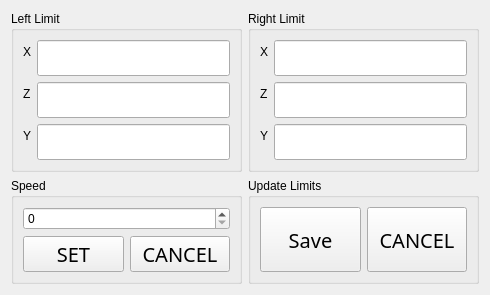
      <widget class="QWidget" name="tab">
       <attribute name="title">
        <string>TRAVERSE</string>
       </attribute>
       <layout class="QGridLayout" name="gridLayout_4">
        <item row="0" column="0">
         <widget class="QGroupBox" name="groupBox_3">
          <property name="autoFillBackground">
           <bool>false</bool>
          </property>
          <property name="title">
           <string>Left Limit</string>
          </property>
          <layout class="QFormLayout" name="formLayout_2">
           <property name="fieldGrowthPolicy">
            <enum>QFormLayout::AllNonFixedFieldsGrow</enum>
           </property>
           <item row="0" column="0">
            <widget class="QLabel" name="label_8">
             <property name="toolTip">
              <string>AKA Table Left and Right</string>
             </property>
             <property name="text">
              <string>X</string>
             </property>
            </widget>
           </item>
           <item row="0" column="1">
            <widget class="QLineEdit" name="target1_x_2">
             <property name="font">
              <font>
               <family>Sans</family>
               <pointsize>15</pointsize>
               <weight>50</weight>
               <italic>false</italic>
               <bold>false</bold>
              </font>
             </property>
             <property name="text">
              <string/>
             </property>
             <property name="echoMode">
              <enum>QLineEdit::Password</enum>
             </property>
            </widget>
           </item>
           <item row="1" column="0">
            <widget class="QLabel" name="label_10">
             <property name="toolTip">
              <string>AKA Table In and Out</string>
             </property>
             <property name="text">
              <string>Z</string>
             </property>
            </widget>
           </item>
           <item row="1" column="1">
            <widget class="QLineEdit" name="target1_z_2">
             <property name="sizePolicy">
              <sizepolicy hsizetype="Expanding" vsizetype="Fixed">
               <horstretch>0</horstretch>
               <verstretch>0</verstretch>
              </sizepolicy>
             </property>
             <property name="font">
              <font>
               <family>Sans</family>
               <pointsize>15</pointsize>
               <weight>50</weight>
               <italic>false</italic>
               <bold>false</bold>
              </font>
             </property>
             <property name="text">
              <string/>
             </property>
             <property name="echoMode">
              <enum>QLineEdit::Password</enum>
             </property>
            </widget>
           </item>
           <item row="2" column="0">
            <widget class="QLabel" name="label_11">
             <property name="toolTip">
              <string>AKA Spindle Up and Down</string>
             </property>
             <property name="text">
              <string>Y</string>
             </property>
            </widget>
           </item>
           <item row="2" column="1">
            <widget class="QLineEdit" name="target1_y_2">
             <property name="font">
              <font>
               <family>Sans</family>
               <pointsize>15</pointsize>
               <weight>50</weight>
               <italic>false</italic>
               <bold>false</bold>
              </font>
             </property>
             <property name="text">
              <string/>
             </property>
             <property name="echoMode">
              <enum>QLineEdit::Password</enum>
             </property>
            </widget>
           </item>
          </layout>
         </widget>
        </item>
        <item row="0" column="1">
         <widget class="QGroupBox" name="groupBox_4">
          <property name="autoFillBackground">
           <bool>false</bool>
          </property>
          <property name="title">
           <string>Right Limit</string>
          </property>
          <layout class="QFormLayout" name="formLayout_3">
           <item row="0" column="0">
            <widget class="QLabel" name="label_12">
             <property name="toolTip">
              <string>AKA Table Left and Right</string>
             </property>
             <property name="text">
              <string>X</string>
             </property>
            </widget>
           </item>
           <item row="0" column="1">
            <widget class="QLineEdit" name="target2_x">
             <property name="font">
              <font>
               <family>Sans</family>
               <pointsize>15</pointsize>
               <weight>50</weight>
               <italic>false</italic>
               <bold>false</bold>
              </font>
             </property>
             <property name="text">
              <string/>
             </property>
             <property name="echoMode">
              <enum>QLineEdit::Password</enum>
             </property>
            </widget>
           </item>
           <item row="1" column="0">
            <widget class="QLabel" name="label_13">
             <property name="toolTip">
              <string>AKA Table In and Out</string>
             </property>
             <property name="text">
              <string>Z</string>
             </property>
            </widget>
           </item>
           <item row="1" column="1">
            <widget class="QLineEdit" name="target2_z">
             <property name="sizePolicy">
              <sizepolicy hsizetype="Expanding" vsizetype="Fixed">
               <horstretch>0</horstretch>
               <verstretch>0</verstretch>
              </sizepolicy>
             </property>
             <property name="font">
              <font>
               <family>Sans</family>
               <pointsize>15</pointsize>
               <weight>50</weight>
               <italic>false</italic>
               <bold>false</bold>
              </font>
             </property>
             <property name="text">
              <string/>
             </property>
             <property name="echoMode">
              <enum>QLineEdit::Password</enum>
             </property>
            </widget>
           </item>
           <item row="2" column="0">
            <widget class="QLabel" name="label_14">
             <property name="toolTip">
              <string>AKA Spindle Up and Down</string>
             </property>
             <property name="text">
              <string>Y</string>
             </property>
            </widget>
           </item>
           <item row="2" column="1">
            <widget class="QLineEdit" name="target2_y">
             <property name="font">
              <font>
               <family>Sans</family>
               <pointsize>15</pointsize>
               <weight>50</weight>
               <italic>false</italic>
               <bold>false</bold>
              </font>
             </property>
             <property name="text">
              <string/>
             </property>
             <property name="echoMode">
              <enum>QLineEdit::Password</enum>
             </property>
            </widget>
           </item>
          </layout>
         </widget>
        </item>
        <item row="1" column="1">
         <widget class="QGroupBox" name="groupBox">
          <property name="title">
           <string>Update Limits</string>
          </property>
          <layout class="QHBoxLayout" name="horizontalLayout">
           <item>
            <widget class="QPushButton" name="save_traverse">
             <property name="sizePolicy">
              <sizepolicy hsizetype="Minimum" vsizetype="Minimum">
               <horstretch>0</horstretch>
               <verstretch>0</verstretch>
              </sizepolicy>
             </property>
             <property name="maximumSize">
              <size>
               <width>120</width>
               <height>120</height>
              </size>
             </property>
             <property name="font">
              <font>
               <family>Sans</family>
               <pointsize>15</pointsize>
               <weight>50</weight>
               <italic>false</italic>
               <bold>false</bold>
              </font>
             </property>
             <property name="text">
              <string>Save</string>
             </property>
             <property name="checkable">
              <bool>true</bool>
             </property>
            </widget>
           </item>
           <item>
            <widget class="QPushButton" name="cancel_edit_traverse">
             <property name="sizePolicy">
              <sizepolicy hsizetype="Minimum" vsizetype="Minimum">
               <horstretch>0</horstretch>
               <verstretch>0</verstretch>
              </sizepolicy>
             </property>
             <property name="maximumSize">
              <size>
               <width>120</width>
               <height>120</height>
              </size>
             </property>
             <property name="font">
              <font>
               <family>Sans</family>
               <pointsize>15</pointsize>
               <weight>50</weight>
               <italic>false</italic>
               <bold>false</bold>
              </font>
             </property>
             <property name="text">
              <string>CANCEL</string>
             </property>
             <property name="checkable">
              <bool>true</bool>
             </property>
            </widget>
           </item>
          </layout>
         </widget>
        </item>
        <item row="1" column="0">
         <widget class="QGroupBox" name="groupBox_9">
          <property name="title">
           <string>Speed</string>
          </property>
          <layout class="QVBoxLayout" name="verticalLayout_3">
           <item>
            <widget class="QSpinBox" name="traverse_speed"/>
           </item>
           <item>
            <layout class="QHBoxLayout" name="horizontalLayout_6">
             <item>
              <widget class="QPushButton" name="save_traverse_speed">
               <property name="sizePolicy">
                <sizepolicy hsizetype="Minimum" vsizetype="Minimum">
                 <horstretch>0</horstretch>
                 <verstretch>0</verstretch>
                </sizepolicy>
               </property>
               <property name="maximumSize">
                <size>
                 <width>120</width>
                 <height>80</height>
                </size>
               </property>
               <property name="font">
                <font>
                 <family>Sans</family>
                 <pointsize>15</pointsize>
                 <weight>50</weight>
                 <italic>false</italic>
                 <bold>false</bold>
                </font>
               </property>
               <property name="text">
                <string>SET</string>
               </property>
               <property name="checkable">
                <bool>true</bool>
               </property>
              </widget>
             </item>
             <item>
              <widget class="QPushButton" name="cancel_edit_traverse_speed">
               <property name="sizePolicy">
                <sizepolicy hsizetype="Minimum" vsizetype="Minimum">
                 <horstretch>0</horstretch>
                 <verstretch>0</verstretch>
                </sizepolicy>
               </property>
               <property name="maximumSize">
                <size>
                 <width>120</width>
                 <height>80</height>
                </size>
               </property>
               <property name="font">
                <font>
                 <family>Sans</family>
                 <pointsize>15</pointsize>
                 <weight>50</weight>
                 <italic>false</italic>
                 <bold>false</bold>
                </font>
               </property>
               <property name="text">
                <string>CANCEL</string>
               </property>
               <property name="checkable">
                <bool>true</bool>
               </property>
              </widget>
             </item>
            </layout>
           </item>
          </layout>
         </widget>
        </item>
       </layout>
      </widget>
